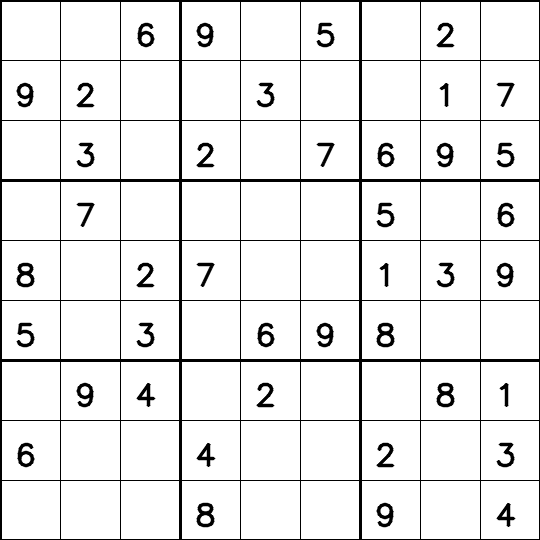
#> input picture sudoku_sample.png, 540 x 540 px
$ python -i grid_detection.py   (imports and definitions only)
#> lines starting #> are read from the running program, lines starting #| are printed output that depends on the picture; after the words box and inside, x2 and y2 are one past the last pixel; in counts of white or black regions, pixels touching at a corner belong together
"""スマホ写真から数独の盤面（9x9グリッド）を検出し、正面ビューに補正する。

old/sudoku-test.ipynb のプロトタイプを土台に、以下の点を堅牢化している:
- RETR_EXTERNAL だけでなく RETR_LIST も候補にし、面積・正方形らしさでフィルタする
- approxPolyDP が厳密に4頂点へ収束しない場合は minAreaRect でフォールバックする
- 輪郭ベースの検出が失敗した場合、Hough変換で検出した直線群から盤面の外接矩形を推定する
  （minAreaRectで囲むため回転にも対応できる。輪郭が崩れやすい低コントラストな写真向けのフォールバック）
"""

import cv2
import numpy as np


class GridNotFoundError(RuntimeError):
    """画像から数独の盤面らしき四角形が見つからなかった場合に送出する。"""


def preprocess_image(image: np.ndarray) -> np.ndarray:
    """グレースケール画像から二値化画像を作る。image はグレースケール1chを想定。"""
    blurred = cv2.GaussianBlur(image, (5, 5), 0)
    return cv2.adaptiveThreshold(
        blurred, 255, cv2.ADAPTIVE_THRESH_GAUSSIAN_C, cv2.THRESH_BINARY, 11, 2
    )


def order_points(pts: np.ndarray) -> np.ndarray:
    """4頂点を [左上, 右上, 左下, 右下] の順に並べ替える。"""
    rect = np.zeros((4, 2), dtype="float32")

    s = pts.sum(axis=1)
    rect[0] = pts[np.argmin(s)]
    rect[3] = pts[np.argmax(s)]

    diff = np.diff(pts, axis=1)
    rect[1] = pts[np.argmin(diff)]
    rect[2] = pts[np.argmax(diff)]

    return rect


def _quad_aspect_ratio(rect: np.ndarray) -> float:
    """order_points 済みの4頂点から縦横比 (幅/高さ) を計算する。"""
    top_left, top_right, bottom_left, bottom_right = rect
    width = (np.linalg.norm(top_right - top_left) + np.linalg.norm(bottom_right - bottom_left)) / 2
    height = (np.linalg.norm(bottom_left - top_left) + np.linalg.norm(bottom_right - top_right)) / 2
    if height == 0:
        return 0.0
    return width / height


def _bbox_ink_ratio(binary_image: np.ndarray, rect: np.ndarray) -> float:
    """候補領域（軸並行外接矩形でクロップ）内の黒画素（インク）比率を計算する。"""
    x, y, w, h = cv2.boundingRect(rect.astype(np.int32))
    x, y = max(x, 0), max(y, 0)
    crop = binary_image[y:y + h, x:x + w]
    if crop.size == 0:
        return 0.0
    return float(np.count_nonzero(crop == 0)) / crop.size


def _find_grid_corners_contour(
    binary_image: np.ndarray,
    min_area_ratio: float,
    max_aspect_deviation: float,
) -> np.ndarray | None:
    """輪郭ベースの検出。見つからない場合は None を返す（例外は上位で判断する）。

    候補の採用は面積の大きさではなく、インク密度（黒画素比率）の高さで決める。
    背景と盤面の白マスが同じ明度に二値化されると、盤面+周囲の余白を含む
    「白い塊」の外周が最大面積の輪郭になってしまうことがあるが、そちらは
    余白で薄まってインク密度が低いため、密度基準なら正しく盤面自体を選べる。
    """
    image_area = binary_image.shape[0] * binary_image.shape[1]
    contours, _ = cv2.findContours(binary_image, cv2.RETR_LIST, cv2.CHAIN_APPROX_SIMPLE)

    candidates = []
    for contour in contours:
        area = cv2.contourArea(contour)
        if area < image_area * min_area_ratio:
            continue

        hull = cv2.convexHull(contour)
        peri = cv2.arcLength(hull, True)
        approx = cv2.approxPolyDP(hull, 0.02 * peri, True)

        if len(approx) == 4:
            pts = approx.reshape(4, 2).astype("float32")
        else:
            # 頂点数がぴったり4に収束しない場合は、外接する最小回転矩形で近似する
            rotated = cv2.minAreaRect(hull)
            pts = cv2.boxPoints(rotated).astype("float32")

        rect = order_points(pts)
        aspect = _quad_aspect_ratio(rect)
        if aspect == 0 or abs(aspect - 1.0) > max_aspect_deviation:
            continue

        candidates.append((_bbox_ink_ratio(binary_image, rect), rect))

    if not candidates:
        return None

    candidates.sort(key=lambda c: c[0], reverse=True)
    return candidates[0][1]


def _find_grid_corners_hough(
    gray_image: np.ndarray,
    min_line_length_ratio: float = 0.4,
) -> np.ndarray | None:
    """Hough変換で検出した直線群の端点を囲む最小回転矩形から盤面の4頂点を推定する。

    輪郭ベースの検出が失敗するような、低コントラスト・グリッド線が輪郭として
    繋がりにくい写真向けのフォールバック。minAreaRectで端点群を囲むため、
    盤面が軸に対して回転していても追従できる。
    """
    h, w = gray_image.shape
    edges = cv2.Canny(gray_image, 50, 150)
    min_line_length = int(min(h, w) * min_line_length_ratio)
    lines = cv2.HoughLinesP(
        edges, 1, np.pi / 180, threshold=80,
        minLineLength=min_line_length, maxLineGap=10,
    )
    if lines is None:
        return None

    points = lines.reshape(-1, 2).astype("float32")
    rotated = cv2.minAreaRect(points)
    pts = cv2.boxPoints(rotated).astype("float32")
    return order_points(pts)


def _has_min_ink_ratio(binary_image: np.ndarray, rect: np.ndarray, min_ink_ratio: float) -> bool:
    """候補領域の内部に、グリッド線や数字（黒画素）が最低限含まれているかを確認する。

    真っ白な紙や壁のような「四角いが中身が何もない」領域を盤面と誤検出するのを防ぐ。
    binary_image は preprocess_image の出力（THRESH_BINARY）で、黒(0)がインク部分。
    """
    return _bbox_ink_ratio(binary_image, rect) >= min_ink_ratio


def find_grid_corners(
    gray_image: np.ndarray,
    binary_image: np.ndarray,
    min_area_ratio: float = 0.15,
    max_aspect_deviation: float = 0.25,
    min_ink_ratio: float = 0.01,
) -> np.ndarray:
    """グレースケール画像から数独盤面と思われる四角形の4頂点を返す（order_points済み）。

    まず輪郭ベースの検出を試み、失敗した場合はHough変換によるフォールバックを試す。
    どちらの経路で見つかった候補も、縦横比とインク量（グリッド線・数字の有無）で最終検証する。

    min_area_ratio: 画像全体に対する最小面積比。これより小さい輪郭は候補から除外する。
    max_aspect_deviation: 縦横比1.0からの許容ずれ。数独盤面はほぼ正方形であるという前提。
    min_ink_ratio: 候補領域内に必要な最低限の黒画素比率。真っ白な領域の誤検出を防ぐ。
    """
    rect = _find_grid_corners_contour(binary_image, min_area_ratio, max_aspect_deviation)

    if rect is None:
        hough_rect = _find_grid_corners_hough(gray_image)
        if hough_rect is not None:
            aspect = _quad_aspect_ratio(hough_rect)
            if aspect != 0 and abs(aspect - 1.0) <= max_aspect_deviation:
                rect = hough_rect

    if rect is not None and _has_min_ink_ratio(binary_image, rect, min_ink_ratio):
        return rect

    raise GridNotFoundError(
        "数独の盤面らしき四角形が見つかりませんでした（輪郭・Hough変換のいずれでも検出失敗）。"
        "min_area_ratio / max_aspect_deviation / min_ink_ratio の調整、または撮影条件の見直しが必要です。"
    )


def warp_to_square(image: np.ndarray, rect: np.ndarray) -> np.ndarray:
    """order_points済みの4頂点を使って正面ビューへ透視変換する。"""
    top_left, top_right, bottom_left, bottom_right = rect
    side = max(
        np.linalg.norm(top_left - bottom_right),
        np.linalg.norm(top_right - bottom_left),
    )
    if side < 10:
        raise GridNotFoundError(f"検出された盤面サイズが小さすぎます（side={side:.1f}px）。")

    dst = np.array(
        [[0, 0], [side - 1, 0], [0, side - 1], [side - 1, side - 1]], dtype="float32"
    )
    matrix = cv2.getPerspectiveTransform(rect, dst)
    return cv2.warpPerspective(image, matrix, (int(side), int(side)))


def detect_grid_from_gray(gray_image: np.ndarray) -> tuple[np.ndarray, np.ndarray]:
    """グレースケール画像（numpy配列）から数独盤面を検出し、正面ビューに補正した画像と4頂点を返す。

    合成テストなど、ファイルを経由せずメモリ上の画像を直接検証したい場合に使う。
    """
    binary = preprocess_image(gray_image)
    rect = find_grid_corners(gray_image, binary)
    warped = warp_to_square(gray_image, rect)
    return warped, rect


def detect_grid(image_path: str) -> tuple[np.ndarray, np.ndarray]:
    """画像ファイルから数独盤面を検出し、正面ビューに補正した画像と4頂点を返す。"""
    img = cv2.imread(image_path, cv2.IMREAD_GRAYSCALE)
    if img is None:
        raise FileNotFoundError(f"画像の読み込みに失敗しました: {image_path}")

    return detect_grid_from_gray(img)

>>> import cv2
>>> picture = cv2.imread('../sudoku_sample.png', cv2.IMREAD_GRAYSCALE)
#> picture is the input picture: shape (540, 540); min 0, max 255, mean 234.3
>>> result = detect_grid_from_gray(picture)
#> in preprocess_image, `blurred = cv2.GaussianBlur(image, (5, 5), 0)`:
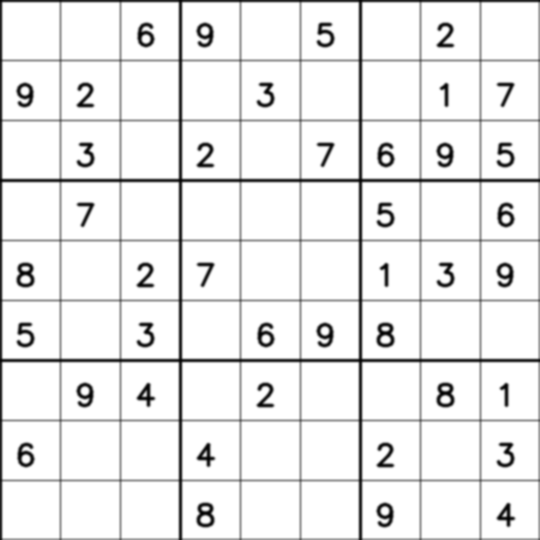
#> blurred: shape (540, 540); min 1, max 255, mean 234.6
#> in preprocess_image, `return cv2.adaptiveThreshold( blurred, 255, cv2.ADAPTIVE_THRESH_GAUSSI..`:
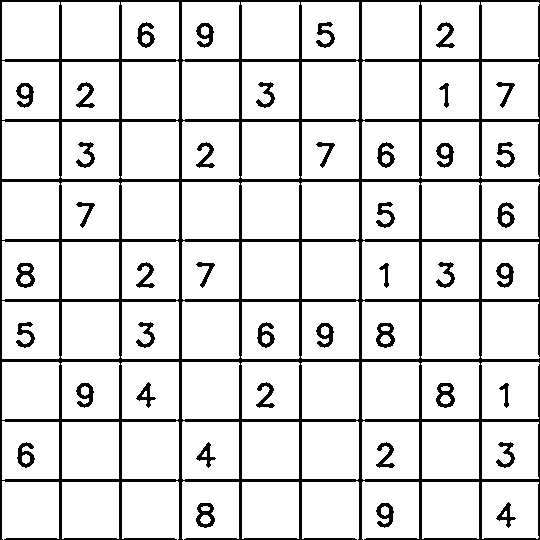
#> returned value: shape (540, 540); 87.1% white; 42 black regions
#> in _find_grid_corners_contour, `contours, _ = cv2.findContours(binary_image, cv2.RETR_LIST, cv2.CHAIN_..`: contours = 145 contours, 3 with area under 20; largest, box (x1, y1, x2, y2) and area: (2, 421, 59, 480) 3141, (2, 241, 59, 300) 3141, (2, 61, 59, 120) 3141, (421, 2, 480, 59) 3141, (241, 2, 300, 59) 3141
#> the loop in _find_grid_corners_contour, `for contour in contours:` made 145 passes
#> area on passes 1, 3, 4, 5, 6, 7, 8, 9, 10, 11, 12, 13: 61, 51, 28, 338, 410, 229, 3031.5, 3083, 3083, 3083, 3088, 3088
#> (contour, area) on passes 24 to 26: ([[422, 422], [422, 478], [478, 478], [478, 422]], 3136), ([[242, 422], [242, 478], [298, 478], [298, 422]], 3136), ([[62, 422], [62, 478], [118, 478], [118, 422]], 3136)
#> after the loop in _find_grid_corners_contour, `for contour in contours:`: candidates = []
#> in _find_grid_corners_hough, `edges = cv2.Canny(gray_image, 50, 150)`:
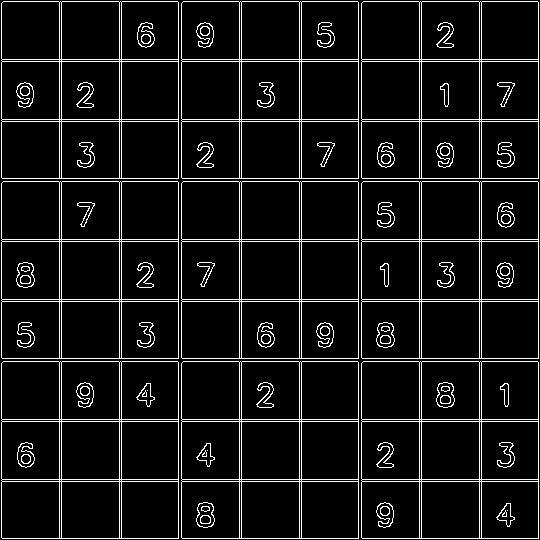
#> edges: shape (540, 540); 8.1% white in thin lines or dots
#> in _find_grid_corners_hough, `lines = cv2.HoughLinesP( edges, 1, np.pi / 180, threshold=80, minLineL..`: lines = 36 rows, first 6: [2, 121, 538, 121], [2, 119, 538, 119], [181, 537, 181, 3], [301, 538, 301, 2], [59, 538, 59, 2], [3, 361, 537, 361]
#> in _find_grid_corners_hough, `points = lines.reshape(-1, 2).astype("float32")`: points = 72 pairs, first value 1 to 538, second value 1 to 538
#> in _find_grid_corners_hough, `rotated = cv2.minAreaRect(points)`: rotated = ((269.5, 269.5), (537, 537), -90)
#> in _find_grid_corners_hough, `pts = cv2.boxPoints(rotated).astype("float32")`: pts = [[538, 538], [1, 538], [1, 1], [538, 1]]
#> in order_points, `s = pts.sum(axis=1)`: s = [1076, 539, 2, 539]
#> in order_points, `diff = np.diff(pts, axis=1)`: diff = [0, 537, 0, -537]
#> in find_grid_corners, `hough_rect = _find_grid_corners_hough(gray_image)`: hough_rect = [[1, 1], [538, 1], [1, 538], [538, 538]]
#> in _quad_aspect_ratio, `top_left, top_right, bottom_left, bottom_right = rect`: top_left = [1, 1]; top_right = [538, 1]; bottom_left = [1, 538]; bottom_right = [538, 538]
#> in _quad_aspect_ratio, `width = (np.linalg.norm(top_right - top_left) + np.linalg.norm(bottom_..`: width = 537
#> in find_grid_corners, `aspect = _quad_aspect_ratio(hough_rect)`: aspect = 1
#> in find_grid_corners, `rect = hough_rect`: rect = [[1, 1], [538, 1], [1, 538], [538, 538]]
#> in _bbox_ink_ratio, `x, y, w, h = cv2.boundingRect(rect.astype(np.int32))`: x = 1; w = 538
#> in _bbox_ink_ratio, `crop = binary_image[y:y + h, x:x + w]`:
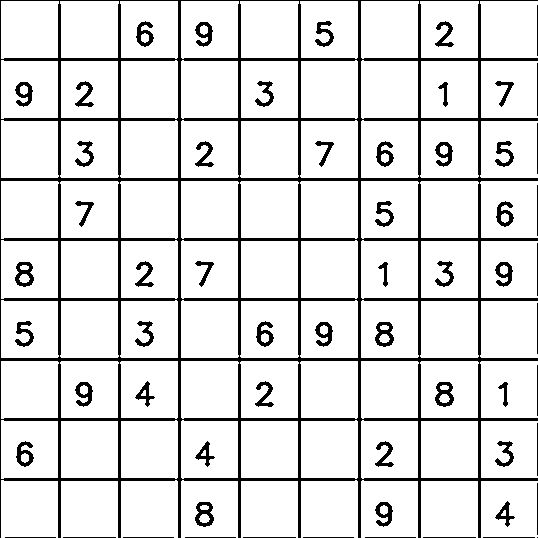
#> crop: shape (538, 538); 87.8% white; 61 black regions (1 under 20 px), largest, box (x1, y1, x2, y2) and area: (0, 0, 538, 538) 26011, (15, 262, 34, 287) 261, (375, 322, 394, 347) 261
#> in detect_grid_from_gray, `rect = find_grid_corners(gray_image, binary)`: rect = [[1, 1], [538, 1], [1, 538], [538, 538]]
#> in warp_to_square, `top_left, top_right, bottom_left, bottom_right = rect`: top_left = [1, 1]; top_right = [538, 1]; bottom_left = [1, 538]; bottom_right = [538, 538]
#> in warp_to_square, `side = max( np.linalg.norm(top_left - bottom_right), np.linalg.norm(to..`: side = 759.4
#> in warp_to_square, `dst = np.array( [[0, 0], [side - 1, 0], [0, side - 1], [side - 1, side..`: dst = [[0, 0], [758.4, 0], [0, 758.4], [758.4, 758.4]]
#> in warp_to_square, `matrix = cv2.getPerspectiveTransform(rect, dst)`: matrix = [[1.41, -4.77e-20, -1.41], [0, 1.41, -1.41], [3.38e-20, -5.45e-22, 1]]
#> in warp_to_square, `return cv2.warpPerspective(image, matrix, (int(side), int(side)))`:
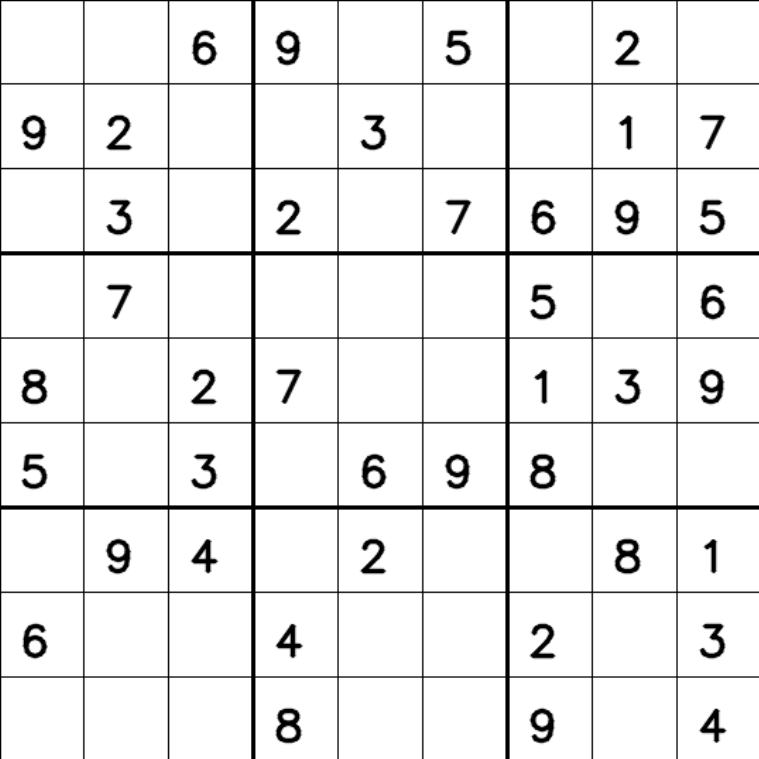
#> returned value: shape (759, 759); min 0, max 255, mean 236.4

$ run again, on easyocr.png
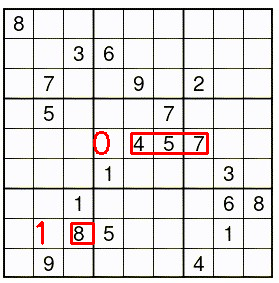
#> input picture easyocr.png, 279 x 283 px
#> in preprocess_image, `return cv2.adaptiveThreshold( blurred, 255, cv2.ADAPTIVE_THRESH_GAUSSI..`:
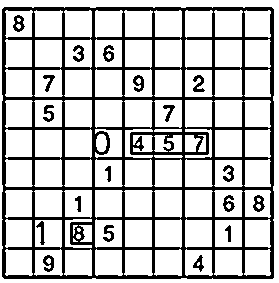
#> returned value: shape (283, 279); 76.4% white; 19 black regions
#> contours = 124 contours, 15 with area under 20; largest, box (x1, y1, x2, y2) and area: (0, 0, 279, 283) 78396, (1, 6, 275, 280) 74454, (124, 159, 153, 187) 679, (34, 159, 63, 187) 679, (154, 100, 182, 128) 679
#> the loop in _find_grid_corners_contour, `for contour in contours:` made 124 passes
#> (area, peri, pts) on passes 123 to 124: (74454.5, 1085.6, [[4, 6], [274, 9], [272, 279], [1, 276]]), (78396, 1120, [[278, 0], [278, 282], [0, 282], [0, 0]])
#> after the loop in _find_grid_corners_contour, `for contour in contours:`: candidates = [(0.249, [[4, 6], [274, 9], [1, 276], [272, 279]]), (0.236, [[0, 0], [278, 0], [0, 282], [278, 282]])]
#> in find_grid_corners, `rect = _find_grid_corners_contour(binary_image, min_area_ratio, max_as..`: rect = [[4, 6], [274, 9], [1, 276], [272, 279]]
#> crop: shape (274, 274); 75.1% white; 19 black regions, largest, box (x1, y1, x2, y2) and area: (1, 1, 273, 273) 16964, (12, 9, 24, 26) 114, (252, 189, 264, 206) 114
#> top_left = [4, 6]; top_right = [274, 9]; bottom_left = [1, 276]; bottom_right = [272, 279]
#> side = 382.6
#> dst = [[0, 0], [381.6, 0], [0, 381.6], [381.6, 381.6]]
#> matrix = [[1.41, 0.0157, -5.75], [-0.0158, 1.42, -8.45], [-3.04e-07, 1.37e-05, 1]]
#> in warp_to_square, `return cv2.warpPerspective(image, matrix, (int(side), int(side)))`:
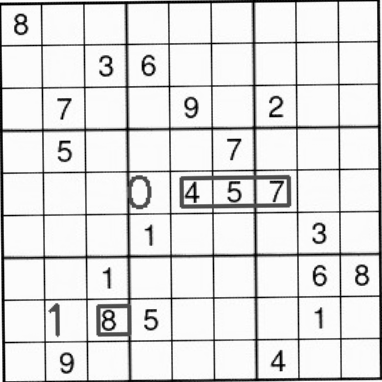
#> returned value: shape (382, 382); min 0, max 255, mean 223.1

$ run again, on sudoku_margin.png
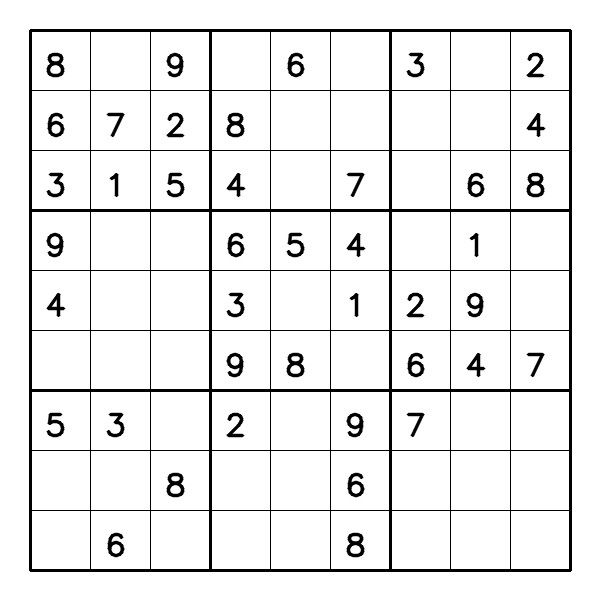
#> input picture sudoku_margin.png, 600 x 600 px
#> picture is the input picture: shape (600, 600); min 0, max 255, mean 235.9
#> in preprocess_image, `return cv2.adaptiveThreshold( blurred, 255, cv2.ADAPTIVE_THRESH_GAUSSI..`:
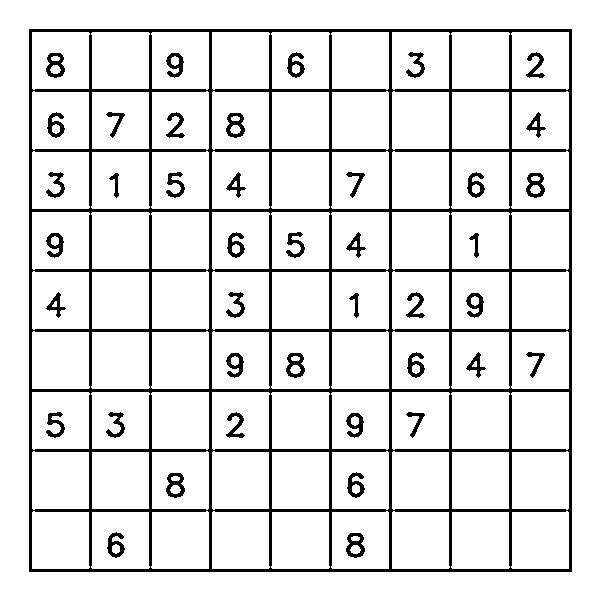
#> returned value: shape (600, 600); 88.9% white; 42 black regions
#> contours = 153 contours, 5 with area under 20; largest, box (x1, y1, x2, y2) and area: (0, 0, 600, 600) 358801, (28, 28, 573, 573) 295934, (451, 512, 510, 569) 3140, (271, 512, 330, 569) 3140, (91, 512, 150, 569) 3140
#> the loop in _find_grid_corners_contour, `for contour in contours:` made 153 passes
#> (area, peri, pts) on passes 152 to 153: (295934, 2173.7, [[28, 29], [571, 28], [572, 571], [29, 572]]), (358801, 2396, [[599, 0], [599, 599], [0, 599], [0, 0]])
#> after the loop in _find_grid_corners_contour, `for contour in contours:`: candidates = [(0.134, [[28, 29], [571, 28], [29, 572], [572, 571]]), (0.111, [[0, 0], [599, 0], [0, 599], [599, 599]])]
#> in find_grid_corners, `rect = _find_grid_corners_contour(binary_image, min_area_ratio, max_as..`: rect = [[28, 29], [571, 28], [29, 572], [572, 571]]
#> crop: shape (545, 545); 86.6% white; 42 black regions, largest, box (x1, y1, x2, y2) and area: (1, 1, 544, 544) 31392, (18, 25, 37, 50) 261, (198, 85, 217, 110) 261
#> top_left = [28, 29]; top_right = [571, 28]; bottom_left = [29, 572]; bottom_right = [572, 571]
#> side = 767.9
#> dst = [[0, 0], [766.9, 0], [0, 766.9], [766.9, 766.9]]
#> matrix = [[1.41, -0.0026, -39.47], [0.0026, 1.41, -41.03], [4.27e-19, 2.04e-19, 1]]
#> in warp_to_square, `return cv2.warpPerspective(image, matrix, (int(side), int(side)))`:
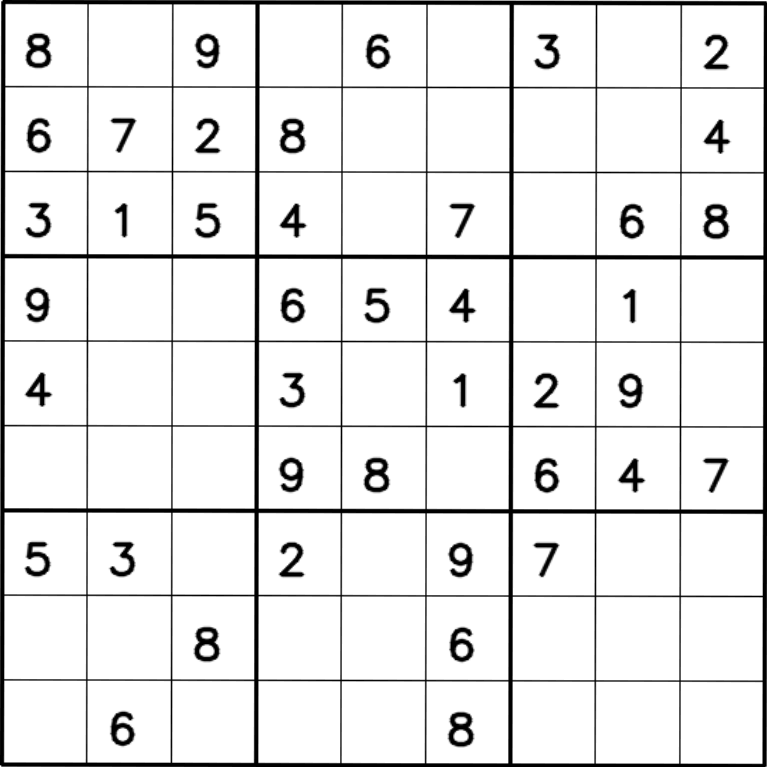
#> returned value: shape (767, 767); min 0, max 255, mean 232.1
